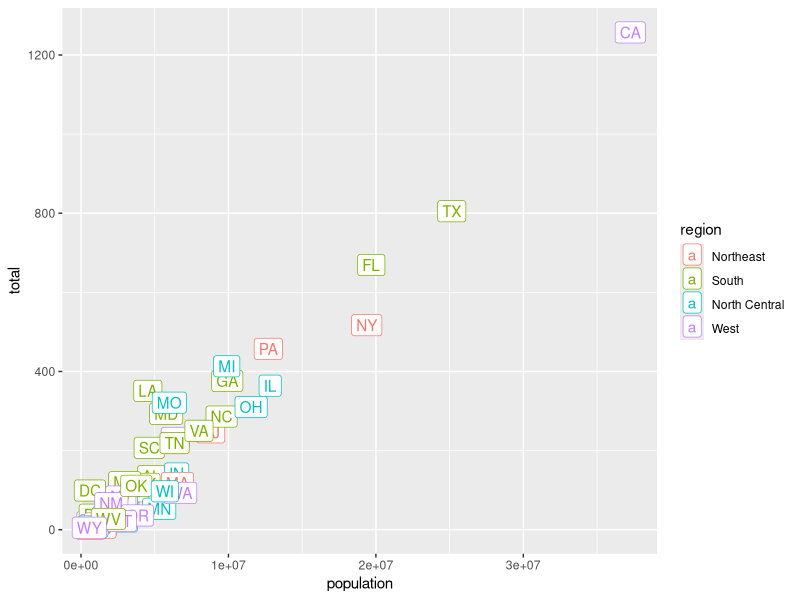
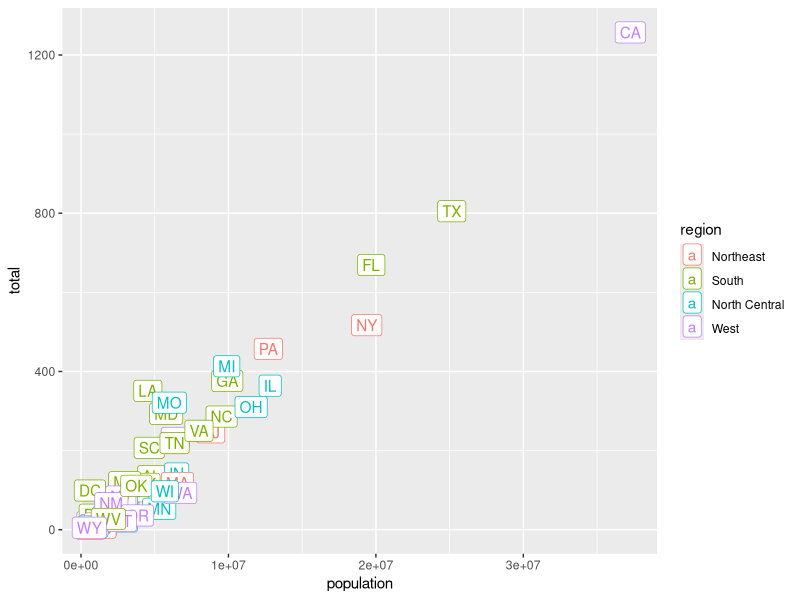

Generate these figures, in order, with R:
#Hello world

install.packages("dslabs")
library(tidyverse)
library(dslabs)
data(murders)

murders %>%
    ggplot(aes(population, total, label = abb, color = region)) + 
    geom_label()

#Funciona?

install.packages("dslabs")
library(tidyverse)
library(dslabs)
data(murders)

murders %>%
  ggplot(aes(population, total, label = abb, color = region)) + 
  geom_label()
